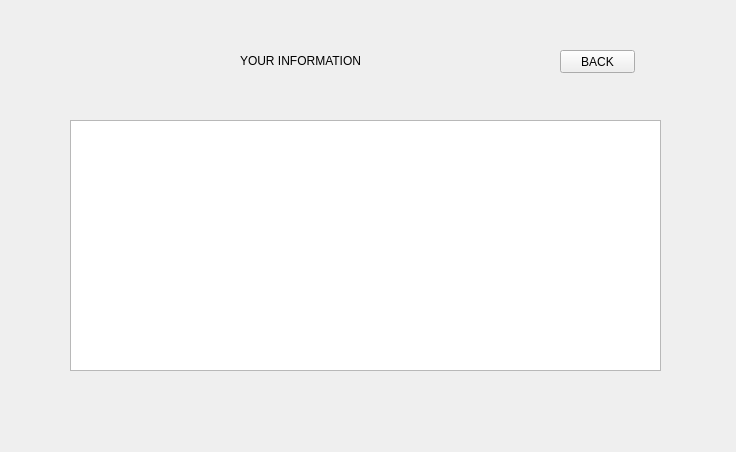
<?xml version="1.0" encoding="UTF-8"?>
<ui version="4.0">
 <class>AllstuInform</class>
 <widget class="QWidget" name="AllstuInform">
  <property name="geometry">
   <rect>
    <x>0</x>
    <y>0</y>
    <width>736</width>
    <height>452</height>
   </rect>
  </property>
  <property name="windowTitle">
   <string>Form</string>
  </property>
  <widget class="QLabel" name="label">
   <property name="geometry">
    <rect>
     <x>240</x>
     <y>50</y>
     <width>261</width>
     <height>21</height>
    </rect>
   </property>
   <property name="styleSheet">
    <string notr="true">font: 75 16pt &quot;Consolas&quot;;</string>
   </property>
   <property name="text">
    <string>YOUR INFORMATION</string>
   </property>
  </widget>
  <widget class="QPushButton" name="back_stuButton">
   <property name="geometry">
    <rect>
     <x>560</x>
     <y>50</y>
     <width>75</width>
     <height>23</height>
    </rect>
   </property>
   <property name="text">
    <string>BACK</string>
   </property>
  </widget>
  <widget class="QTextEdit" name="textEdit">
   <property name="geometry">
    <rect>
     <x>70</x>
     <y>120</y>
     <width>591</width>
     <height>251</height>
    </rect>
   </property>
   <property name="styleSheet">
    <string notr="true"/>
   </property>
  </widget>
 </widget>
 <resources/>
 <connections/>
</ui>
